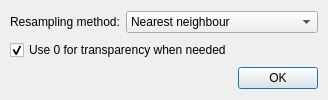
<ui version="4.0" >
 <author></author>
 <comment></comment>
 <exportmacro></exportmacro>
 <class>QgsGeorefWarpOptionsDialogBase</class>
 <widget class="QDialog" name="QgsGeorefWarpOptionsDialogBase" >
  <property name="geometry" >
   <rect>
    <x>0</x>
    <y>0</y>
    <width>282</width>
    <height>100</height>
   </rect>
  </property>
  <property name="windowTitle" >
   <string>Warp options</string>
  </property>
  <layout class="QGridLayout" >
   <property name="margin" >
    <number>10</number>
   </property>
   <property name="spacing" >
    <number>6</number>
   </property>
   <item row="0" column="0" >
    <widget class="QLabel" name="textLabel1" >
     <property name="text" >
      <string>Resampling method:</string>
     </property>
    </widget>
   </item>
   <item row="0" column="1" colspan="2" >
    <widget class="QComboBox" name="cmbResampling" >
     <property name="currentIndex" >
      <number>0</number>
     </property>
     <item>
      <property name="text" >
       <string>Nearest neighbour</string>
      </property>
     </item>
     <item>
      <property name="text" >
       <string>Linear</string>
      </property>
     </item>
     <item>
      <property name="text" >
       <string>Cubic</string>
      </property>
     </item>
    </widget>
   </item>
   <item row="2" column="2" >
    <widget class="QPushButton" name="pbnOK" >
     <property name="text" >
      <string>OK</string>
     </property>
     <property name="default" >
      <bool>true</bool>
     </property>
    </widget>
   </item>
   <item row="1" column="0" colspan="2" >
    <widget class="QCheckBox" name="cbxZeroAsTrans" >
     <property name="text" >
      <string>Use 0 for transparency when needed</string>
     </property>
     <property name="checked" >
      <bool>true</bool>
     </property>
    </widget>
   </item>
  </layout>
 </widget>
 <layoutdefault spacing="6" margin="11" />
 <pixmapfunction>qPixmapFromMimeSource</pixmapfunction>
 <resources/>
 <connections/>
</ui>
